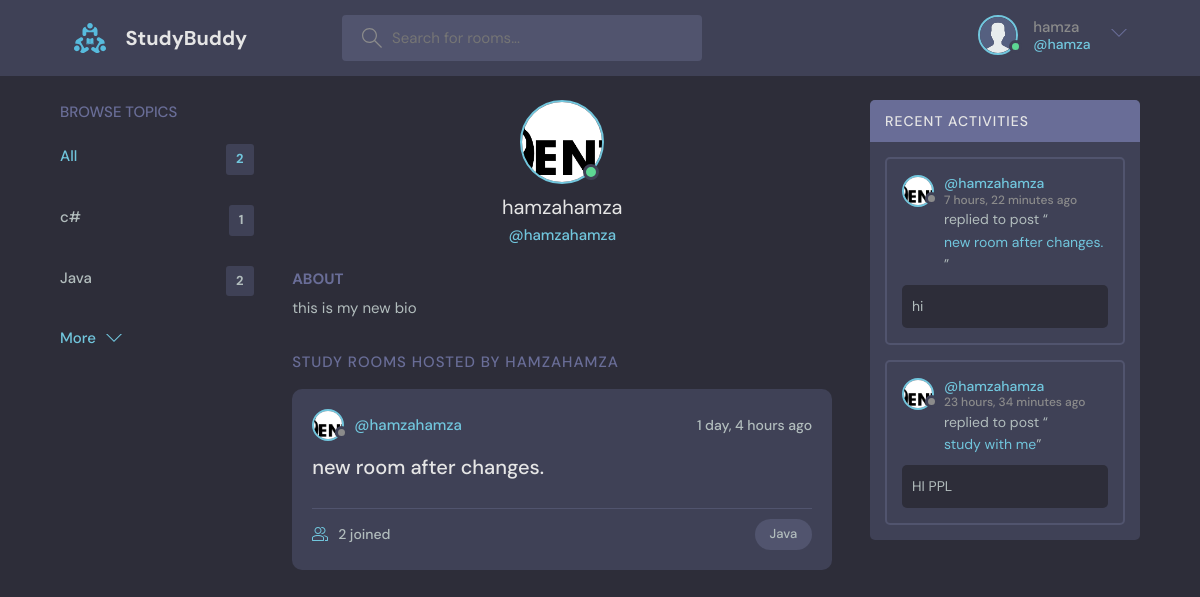
The app's page /profile/3/ (signed in) with its own data.
### base/models.py (models this page shows, shortened)
class Profile(models.Model):
    user= models.OneToOneField(User,on_delete=models.CASCADE)
    bio = models.TextField(null=True, blank=True)
    avatar= models.ImageField(null=True,default='avatar.svg')

class Topic(models.Model):
    name = models.CharField(max_length=200)

class Room(models.Model):
    host =models.ForeignKey(User, on_delete=models.SET_NULL,null=True)
    topic = models.ForeignKey(Topic, on_delete=models.SET_NULL,null=True)
    name = models.CharField(max_length=200)
    description = models.TextField(null=True, blank=True)
    participants = models.ManyToManyField(User,related_name='participants',blank=True)
    updated = models.DateTimeField(auto_now=True)
    created = models.DateTimeField(auto_now_add=True)
    class Meta:
        ordering= ['-updated','-created']
    def __str__(self) :
        return self.name

class message(models.Model):
    user = models.ForeignKey(User,on_delete=models.CASCADE)
    room = models.ForeignKey(Room, on_delete=models.CASCADE)
    body = models.TextField()
    updated = models.DateTimeField(auto_now=True)
    created = models.DateTimeField(auto_now_add=True)
    class Meta:
        ordering= ['-updated','-created']

### base/views.py (the view)
# urls.py: path('profile/<str:pk>/',views.userProfile,name='user-profile'),
def userProfile(request,pk):
    user= User.objects.get(id=pk)
    profile=  Profile.objects.get(user=user)
    rooms=user.room_set.all()
    room_message = user.message_set.all()
    topics = Topic.objects.all()
    context={'user':user,
    'rooms':rooms,
    'room_messages':room_message,
    'topics':topics,
    'profile':profile
    }
    return render(request,'base/profile.html',context)

### base/templates/base/profile.html (shortened to what this page needs)
{% extends 'main.html' %}
{% block content %}
  <main class="profile-page layout layout--3">
    <div class="container">
      {% include 'base/topics_component.html' %}
      <div class="roomList">
        <div class="profile">
          <div class="profile__avatar">
            <div class="avatar avatar--large active">
              <img src="{{user.profile.avatar.url}}" />
            </div>
          </div>
          <div class="profile__info">
            <h3>{{user.username}}</h3>
            <p>@{{user.username}}</p>
          </div>
          <div class="profile__about">
            <h3>About</h3>
            <p>
              {{profile.bio}}
            </p>
          </div>
        </div>
        <div class="roomList__header">
          <div>
            <h2>Study Rooms Hosted by {{user.username}}</a>
            </h2>
          </div>
        </div>
        {% include 'base/feed_component.html'%}
      </div>
      {% include 'base/activity_component.html' %}
    </div>
  </main>
{%endblock content %}

### templates/navbar.html (shortened to what this page needs)
{% load static%}
<header class="header header--loggedIn">
<div class="container">
    <a href="{%url 'home' %} " class="header__logo">
      <img src="{% static 'images/logo.svg' %}" />
      <h1>StudyBuddy</h1>
    </a>
    <form class="header__search" method="GET" action="{%url 'home' %}" >
      <label>
        <input name="q" placeholder="Search for rooms..."  autocomplete="off"/>
      </label>
    </form>
    <nav class="header__menu">
      {% if request.user.is_authenticated %}
      <div class="header__user">
        <a href="{%url 'update-user'%}">
          <div class="avatar avatar--medium active">
            <img src="{{request.user.profile.avatar.url}}" />
          </div>
          <p>{{request.user}} <span>@{{request.user}}</span></p>
        </a>
        <button class="dropdown-button">
          <svg version="1.1" xmlns="http://www.w3.org/2000/svg" width="32" height="32" viewBox="0 0 32 32">
            <title>chevron-down</title>
            <path d="M16 21l-13-13h-3l16 16 16-16h-3l-13 13z"></path>
          </svg>
        </button>
      </div>
      {%else%}
      Not Logged In
      <a href="{% url 'login'%}">
        <img src="{% static 'images/avatar.svg'%}" />
        <p>Login</p>
      </a>
      {% endif %}
    </nav>
  </div>
</header>

### base/templates/base/topics_component.html
<div class="topics">
    <div class="topics__header">
      <h2>Browse Topics</h2>
    </div>
    <ul class="topics__list">
      <li>
        <a href="{%url 'home'%}" class="active">All <span>{{topics.count}}</span></a>
      </li>
      {%for topic in topics%}
      <li>
        <a href="{% url 'home' %}?q={{topic.name}}">{{topic.name}} <span>{{topic.room_set.all.count}}</span></a>
      </li>
    {%endfor%}
    </ul>
    <a class="btn btn--link" href="{%url 'browse-topics' %}">
      More
      <svg version="1.1" xmlns="http://www.w3.org/2000/svg" width="32" height="32" viewBox="0 0 32 32">
        <title>chevron-down</title>
        <path d="M16 21l-13-13h-3l16 16 16-16h-3l-13 13z"></path>
      </svg>
    </a>
  </div>

### base/templates/base/feed_component.html (shortened to what this page needs)
{%for room in rooms  %}
<div class="roomListRoom">
  <div class="roomListRoom__header">
    <a href="{%url 'user-profile' room.host.id%}" class="roomListRoom__author">
      <div class="avatar avatar--small">
        <img src="{{room.host.profile.avatar.url}}" />
      </div>
      <span>@{{room.host.username}}</span>
    </a>
    <div class="roomListRoom__actions">
      <span>{{room.created|timesince}} ago</span>
    </div>
  </div>
  <div class="roomListRoom__content">
    <a href="{% url 'room' room.id %}">{{room.name}}</a>
  </div>
  <div class="roomListRoom__meta">
    <a href="{% url 'room' room.id %}" class="roomListRoom__joined">
      {{room.participants.all.count}} joined
    </a>
    <p class="roomListRoom__topic"> {{room.topic.name}} </p>
  </div>
</div>
{%endfor%}

### base/templates/base/activity_component.html (shortened to what this page needs)
<div class="activities">
    <div class="activities__header">
      <h2>Recent Activities</h2>
    </div>
    {%for msg in room_messages%}
    <div class="activities__box">
      <div class="activities__boxHeader roomListRoom__header">
        <a href="{% url 'user-profile' msg.user.id %}" class="roomListRoom__author">
          <div class="avatar avatar--small">
            <img src="{{msg.user.profile.avatar.url}}" />
          </div>
          <p>
            @{{msg.user}}
            <span>{{msg.created|timesince}} ago</span>
          </p>
        </a>
      </div>
      <div class="activities__boxContent">
        <p>replied to post “<a href="{% url 'room' msg.room.id%}">{{msg.room}}</a>”</p>
        <div class="activities__boxRoomContent">
          {{msg.body}}
        </div>
      </div>
    </div>
    {%endfor%}
  </div>

### records on screen
Topic: name "c#", room_set.all.count "1"
Topic: name "Java", room_set.all.count "2"
Profile: bio "this is my new bio"
Room: host.profile.avatar (picture), host.username "hamzahamza", created "1 day, 4 hours", name "new room after changes.", participants.all.count "2", topic.name "Java"
message: user.profile.avatar (picture), user "hamzahamza", created "7 hours, 22 minutes", room "new room after changes.", body "hi"
message: user.profile.avatar (picture), user "hamzahamza", created "23 hours, 34 minutes", room "study with me", body "HI PPL"

### other values on screen
{{ request.user }} "hamza"
{{ topics.count }} "2"
{{ user.username }} "hamzahamza"
{{ user.username }} "HAMZAHAMZA"
